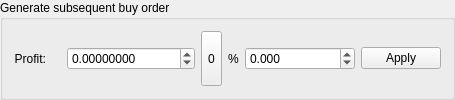
      <widget class="QGroupBox" name="sellThenBuyGroupBox">
       <property name="sizePolicy">
        <sizepolicy hsizetype="Preferred" vsizetype="Maximum">
         <horstretch>0</horstretch>
         <verstretch>0</verstretch>
        </sizepolicy>
       </property>
       <property name="maximumSize">
        <size>
         <width>16777215</width>
         <height>16777215</height>
        </size>
       </property>
       <property name="accessibleName">
        <string>TR00040</string>
       </property>
       <property name="title">
        <string>Generate subsequent buy order</string>
       </property>
       <layout class="QHBoxLayout" name="horizontalLayout_8">
        <item>
         <widget class="QLabel" name="label_14">
          <property name="accessibleName">
           <string>PROFIT</string>
          </property>
          <property name="text">
           <string>Profit:</string>
          </property>
          <property name="alignment">
           <set>Qt::AlignRight|Qt::AlignTrailing|Qt::AlignVCenter</set>
          </property>
         </widget>
        </item>
        <item>
         <widget class="QLabel" name="btcLabel8_2">
          <property name="sizePolicy">
           <sizepolicy hsizetype="Maximum" vsizetype="Preferred">
            <horstretch>0</horstretch>
            <verstretch>0</verstretch>
           </sizepolicy>
          </property>
          <property name="font">
           <font>
            <pointsize>11</pointsize>
            <weight>50</weight>
            <bold>false</bold>
           </font>
          </property>
          <property name="accessibleDescription">
           <string>BTC_ICON</string>
          </property>
          <property name="styleSheet">
           <string notr="true">color: #996515</string>
          </property>
          <property name="text">
           <string/>
          </property>
          <property name="alignment">
           <set>Qt::AlignCenter</set>
          </property>
         </widget>
        </item>
        <item>
         <widget class="QDoubleSpinBox" name="sellThanBuySpinBox">
          <property name="sizePolicy">
           <sizepolicy hsizetype="Preferred" vsizetype="Fixed">
            <horstretch>0</horstretch>
            <verstretch>0</verstretch>
           </sizepolicy>
          </property>
          <property name="minimumSize">
           <size>
            <width>100</width>
            <height>0</height>
           </size>
          </property>
          <property name="accessibleName">
           <string>BTC</string>
          </property>
          <property name="accessibleDescription">
           <string>CAN_BE_ZERO</string>
          </property>
          <property name="prefix">
           <string/>
          </property>
          <property name="decimals">
           <number>8</number>
          </property>
          <property name="minimum">
           <double>-999999999.000000000000000</double>
          </property>
          <property name="maximum">
           <double>999999999.000000000000000</double>
          </property>
          <property name="singleStep">
           <double>0.010000000000000</double>
          </property>
         </widget>
        </item>
        <item>
         <widget class="QToolButton" name="zeroBuyThanSellProfit_2">
          <property name="sizePolicy">
           <sizepolicy hsizetype="Maximum" vsizetype="Preferred">
            <horstretch>0</horstretch>
            <verstretch>0</verstretch>
           </sizepolicy>
          </property>
          <property name="text">
           <string>0</string>
          </property>
         </widget>
        </item>
        <item>
         <widget class="QLabel" name="usdLabel72_3">
          <property name="sizePolicy">
           <sizepolicy hsizetype="Maximum" vsizetype="Preferred">
            <horstretch>0</horstretch>
            <verstretch>0</verstretch>
           </sizepolicy>
          </property>
          <property name="accessibleDescription">
           <string/>
          </property>
          <property name="styleSheet">
           <string notr="true"/>
          </property>
          <property name="text">
           <string>%</string>
          </property>
          <property name="alignment">
           <set>Qt::AlignCenter</set>
          </property>
         </widget>
        </item>
        <item>
         <widget class="QDoubleSpinBox" name="sellThanBuySpinBoxPrec">
          <property name="sizePolicy">
           <sizepolicy hsizetype="Preferred" vsizetype="Fixed">
            <horstretch>0</horstretch>
            <verstretch>0</verstretch>
           </sizepolicy>
          </property>
          <property name="minimumSize">
           <size>
            <width>110</width>
            <height>0</height>
           </size>
          </property>
          <property name="prefix">
           <string/>
          </property>
          <property name="decimals">
           <number>3</number>
          </property>
          <property name="minimum">
           <double>-9999.000000000000000</double>
          </property>
          <property name="maximum">
           <double>9999.000000000000000</double>
          </property>
          <property name="singleStep">
           <double>0.010000000000000</double>
          </property>
          <property name="value">
           <double>0.000000000000000</double>
          </property>
         </widget>
        </item>
        <item>
         <widget class="QPushButton" name="buttonSellThenBuyApply">
          <property name="sizePolicy">
           <sizepolicy hsizetype="Expanding" vsizetype="Fixed">
            <horstretch>0</horstretch>
            <verstretch>0</verstretch>
           </sizepolicy>
          </property>
          <property name="minimumSize">
           <size>
            <width>60</width>
            <height>0</height>
           </size>
          </property>
          <property name="maximumSize">
           <size>
            <width>16777215</width>
            <height>16777215</height>
           </size>
          </property>
          <property name="accessibleName">
           <string>TR00039</string>
          </property>
          <property name="text">
           <string>Apply</string>
          </property>
         </widget>
        </item>
       </layout>
      </widget>
